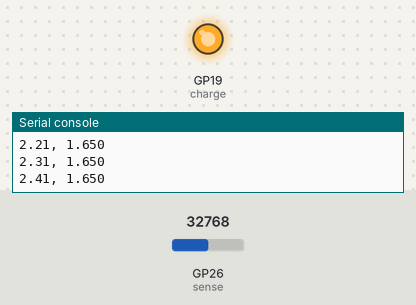
Recording of a program running on a simulated Raspberry Pi Pico running MicroPython. On the bench: output pins drawn as LEDs (lit = HIGH), the last lines printed to the serial console. The test bench sets the inputs (shaded band); at power-on: GP26 (sense) = 32768 (analog values on the 0–65535 scale).

Above: at 2.5 s.
At 7.5 s:
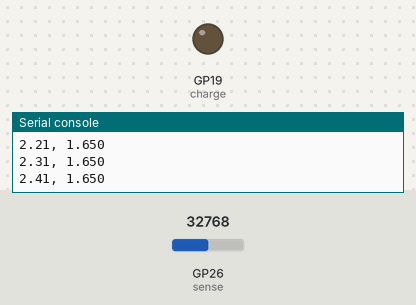
Timing chart, 0 to 13.0 s (numbered marks = the images above):
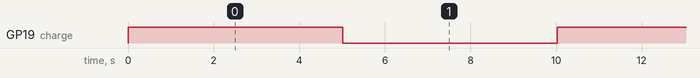

Measured:
- by itself, GP19 (charge): alternates HIGH for 5.0 s and LOW for 5.0 s

The program:

main.py
```python
# Experiment 9: Capacitor charge circuit
#
# A capacitor stores electrical charge. When it is connected to a voltage
# through a resistor, its own voltage rises gradually (charging) and when the
# supply is removed it falls gradually (discharging). This program does both
# and prints the capacitor's voltage over time so you can plot the curve.
#
# NOTE: pins are assumptions. Check them against your kit's guide.

from machine import ADC, Pin
# sleep_ms pauses for milliseconds. ticks_ms/ticks_diff measure elapsed time.
from time import sleep_ms, ticks_diff, ticks_ms

# This pin is set high (3.3 V) to charge the capacitor and low (0 V) to
# discharge it, both via a resistor.
CHARGE_PIN = 19

# This analog pin (GP26-GP28) measures the voltage across the capacitor.
SENSE_ADC_PIN = 26

ADC_REF_VOLTS = 3.3

# Start with the charge pin low so the capacitor begins empty.
charge = Pin(CHARGE_PIN, Pin.OUT, value=0)
sense = ADC(Pin(SENSE_ADC_PIN))


def volts():
    """Return the capacitor voltage in volts."""
    return sense.read_u16() * ADC_REF_VOLTS / 65535


def record(label, seconds):
    """Print time and voltage readings for 'seconds' seconds."""
    print(label)
    # Remember when we started so we can print the time since then.
    start = ticks_ms()
    while ticks_diff(ticks_ms(), start) < seconds * 1000:
        # Print "seconds since start, volts", e.g. "1.20, 2.153".
        print("{:.2f}, {:.3f}".format(ticks_diff(ticks_ms(), start) / 1000, volts()))
        # Take 10 readings per second.
        sleep_ms(100)


while True:
    # Column headings, handy when pasting the output into a spreadsheet.
    print("time_s, volts")

    # Charge: drive the pin high for 5 seconds while recording.
    charge.value(1)
    record("Charging", 5)

    # Discharge: drive the pin low for 5 seconds while recording.
    charge.value(0)
    record("Discharging", 5)
```
